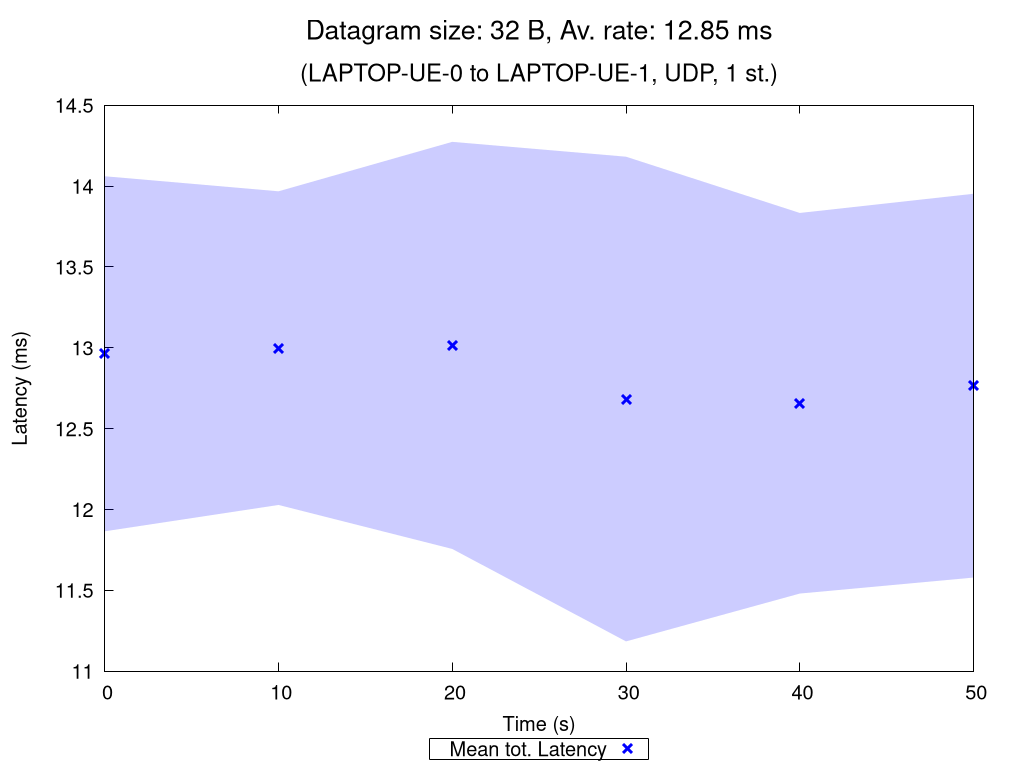

Reproduce this figure in gnuplot.
set terminal pngcairo nocrop enhanced size 1024,768 font "Verdana,15"
set output "UDP_1_st_2020_10_11_15-03-23_one2two_00032B.png"

set title "{/=20 Datagram size: 32 B, Av. rate: 12.85 ms}\n\n{/=18 (LAPTOP-UE-0 to LAPTOP-UE-1, UDP, 1 st.)}"

set xlabel "Time (s)"
set ylabel "Latency (ms)"
set ytics nomirror
set key bmargin center horizontal box samplen 1 width -1
set bmargin 4.6
set rmargin 4.5

rf = 1.0  # rate factor
set style fill transparent solid 0.2 noborder
set autoscale xfix
plot "UDP_1_st_2020_10_11_15-03-23_one2two_00032B_iperf_processed.dat" using 1:($2/rf-$3/rf):($2/rf+$3/rf) with filledcurves lc rgb "blue" notitle, \
     "" using 1:($2/rf) with points pt 2 ps 1.5 lw 3 lc rgb "blue" title "Mean tot. Latency", \
